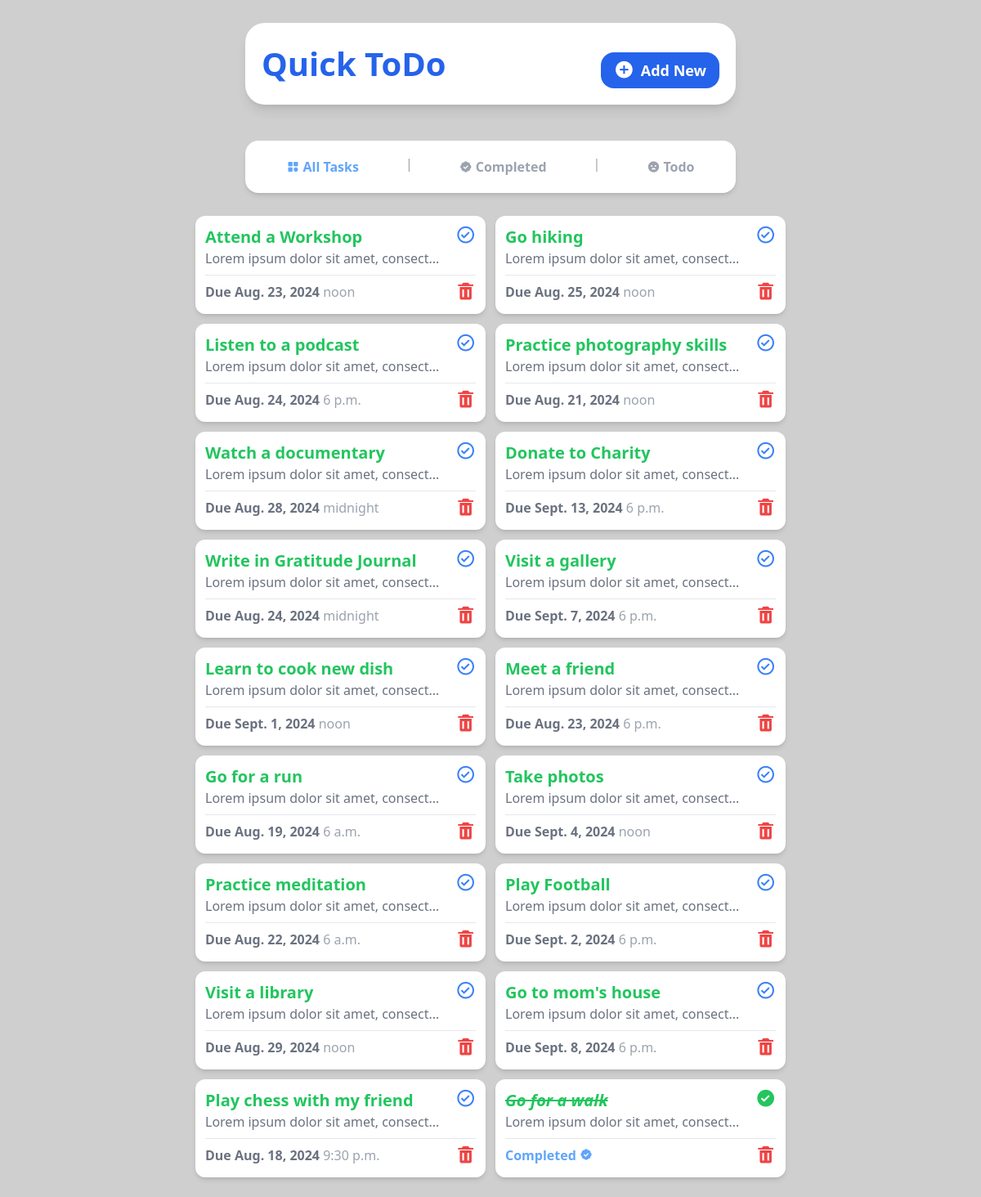
The page / on the database its author committed.
### tasks/models.py (models this page shows, shortened)
class Task(models.Model):
     title = models.CharField(max_length=35)
     description = models.TextField(null=True, blank=True)
     due_date = models.DateField()
     due_time = models.TimeField()
     completed = models.BooleanField(default=False)

### tasks/views.py (the view)
# urls.py: 2. Add a URL to urlpatterns:  path('', views.home, name='home')
def home(request):
    tasks = Task.objects.all()
    return render(request, 'index.html', {
        'tasks':tasks,
    })

### tasks/templates/index.html
{% include 'base.html' %}
{% include 'home_nav.html' %}
{% block content %}
  <section
  class="flex flex-1 flex-wrap justify-center gap-3 bg-[#fff0] w-10/12 md:w-11/12 h-full mb-3 rounded-2xl p-3 overflow-y-auto scrollbar-hide"
  >
   {% for task in tasks %}
   {% if task.completed %}
   <div
        class="w-[355px] flex flex-col shadow-md bg-white h-[120px] rounded-xl p-3"
      >
        <div class="flex flex-row justify-between">
          <div>
            <a href="{% url 'task_detail' task.id %}">
              <h1
                class="text-green-500 font-semibold text-xl italic line-through"
              >
                {{task.title}}
              </h1>
            </a>
            <p class="text-gray-500 text-md">
              {{ task.description | slice:":35"}}...
            </p>
          </div>
          <a href="{% url 'toggle_complete' task.id %}">
            <i class="bx bxs-check-circle bx-sm text-green-500"></i>
          </a>
        </div>
        <hr class="border-t border-gray-200 my-2" />
        <div class="flex flex-row justify-between">
          <h2 class="text-blue-400 font-bold">
            Completed <i class="bx bxs-badge-check"></i>
          </h2>
          <a href="{% url 'delete' task.id %}">
            <i class="bx bxs-trash bx-sm text-red-500"></i>
          </a>
        </div>
   </div>
   {% else %}
   <div
   class="w-[355px] flex flex-col shadow-md bg-white h-[120px] rounded-xl p-3"
 >
   <div class="flex flex-row justify-between">
     <div>
       <a href="{% url 'task_detail' task.id %}">
         <h1 class="text-green-500 font-semibold text-xl">
           {{ task.title }}
         </h1>
       </a>
       <p class="text-gray-500 text-md">
           {{ task.description | slice:":35"}}...
       </p>
     </div>
     <a href="{% url 'toggle_complete' task.id %}">
       <i class="bx bx-check-circle bx-sm text-blue-500"></i>
     </a>
   </div>
   <hr class="border-t border-gray-200 my-2" />
   <div class="flex flex-row justify-between">
     <h2 class="text-gray-500 font-bold">
       Due {{task.due_date}} <span class="font-medium text-gray-400">{{task.due_time}}</span>
     </h2>
     <a href="{% url 'delete' task.id %}">
       <i class="bx bxs-trash bx-sm text-red-500"></i>
     </a>
   </div>
 </div>
  {% endif %}
  {% endfor %}
  </section>
{% endblock content %}

### django_todo_app/templates/base.html (shortened to what this page needs)
{% load static %}
<!DOCTYPE html>
<html lang="en">
  <head>
    <link
      href="https://unpkg.com/boxicons@2.1.4/css/boxicons.min.css"
      rel="stylesheet"
    />
    <link rel="stylesheet" href="{% static 'style.css' %}" />
  </head>
  <body
    class="bg-[#cfcfcf] flex flex-col items-center justify-center gap-4 h-screen"
  >
    <header
      class="bg-white shadow-lg w-10/12 h-auto rounded-3xl flex flex-col sm:flex-row justify-between items-center p-5 m-7 md:w-3/6"
    >
      <a href="{% url 'home' %}">
        <h1 class="text-blue-600 font-bold text-[40px]">Quick ToDo</h1>
      </a>
      <a
        class="bg-blue-600 py-2 px-4 text-white font-semibold rounded-2xl text-lg mt-4 flex items-center gap-2"
        href="{% url 'add_task' %}"
        ><i class="bx bxs-plus-circle bx-sm"></i> Add New</a
      >
    </header>
  </body>
</html>

### django_todo_app/templates/home_nav.html
<nav
class="bg-white transition-all-[1s] shadow-md w-10/12 rounded-2xl h-auto p-4 flex flex-row justify-around md:w-3/6"
>
  <a
    href="{% url 'home' %}"
    class="text-blue-400 transition duration-300 ease-out hover:ease-in hover:text-blue-500 font-semibold py-1 px-3 flex items-center gap-1"
    ><i class="bx bxs-category"></i>All Tasks</a
  >
  <span class="text-gray-400">|</span>
  <a
    href="{% url 'completed' %}"
    class="font-semibold text-gray-400 py-1 px-3 flex items-center gap-1"
    ><i class="bx bxs-badge-check"></i>Completed</a
  >
  <span class="text-gray-400">|</span>
  <a
    href="{% url 'remaining' %}"
    class="font-semibold text-gray-400 py-1 px-3 flex items-center gap-1"
    ><i class="bx bxs-sad"></i>Todo</a
  >
</nav>

### rows shown on the page
Task: title "Attend a Workshop", description "Lorem ipsum dolor sit amet, consect", due_date "Aug. 23, 2024", due_time "noon"
Task: title "Go hiking", description "Lorem ipsum dolor sit amet, consect", due_date "Aug. 25, 2024", due_time "noon"
Task: title "Listen to a podcast", description "Lorem ipsum dolor sit amet, consect", due_date "Aug. 24, 2024", due_time "6 p.m."
Task: title "Practice photography skills", description "Lorem ipsum dolor sit amet, consect", due_date "Aug. 21, 2024", due_time "noon"
Task: title "Watch a documentary", description "Lorem ipsum dolor sit amet, consect", due_date "Aug. 28, 2024", due_time "midnight"
Task: title "Donate to Charity", description "Lorem ipsum dolor sit amet, consect", due_date "Sept. 13, 2024", due_time "6 p.m."
Task: title "Write in Gratitude Journal", description "Lorem ipsum dolor sit amet, consect", due_date "Aug. 24, 2024", due_time "midnight"
Task: title "Visit a gallery", description "Lorem ipsum dolor sit amet, consect", due_date "Sept. 7, 2024", due_time "6 p.m."
Task: title "Learn to cook new dish", description "Lorem ipsum dolor sit amet, consect", due_date "Sept. 1, 2024", due_time "noon"
Task: title "Meet a friend", description "Lorem ipsum dolor sit amet, consect", due_date "Aug. 23, 2024", due_time "6 p.m."
Task: title "Go for a run", description "Lorem ipsum dolor sit amet, consect", due_date "Aug. 19, 2024", due_time "6 a.m."
Task: title "Take photos", description "Lorem ipsum dolor sit amet, consect", due_date "Sept. 4, 2024", due_time "noon"
Task: title "Practice meditation", description "Lorem ipsum dolor sit amet, consect", due_date "Aug. 22, 2024", due_time "6 a.m."
Task: title "Play Football", description "Lorem ipsum dolor sit amet, consect", due_date "Sept. 2, 2024", due_time "6 p.m."
Task: title "Visit a library", description "Lorem ipsum dolor sit amet, consect", due_date "Aug. 29, 2024", due_time "noon"
Task: title "Go to mom's house", description "Lorem ipsum dolor sit amet, consect", due_date "Sept. 8, 2024", due_time "6 p.m."
Task: title "Play chess with my friend", description "Lorem ipsum dolor sit amet, consect", due_date "Aug. 18, 2024", due_time "9:30 p.m."
Task: title "Go for a walk", description "Lorem ipsum dolor sit amet, consect"
